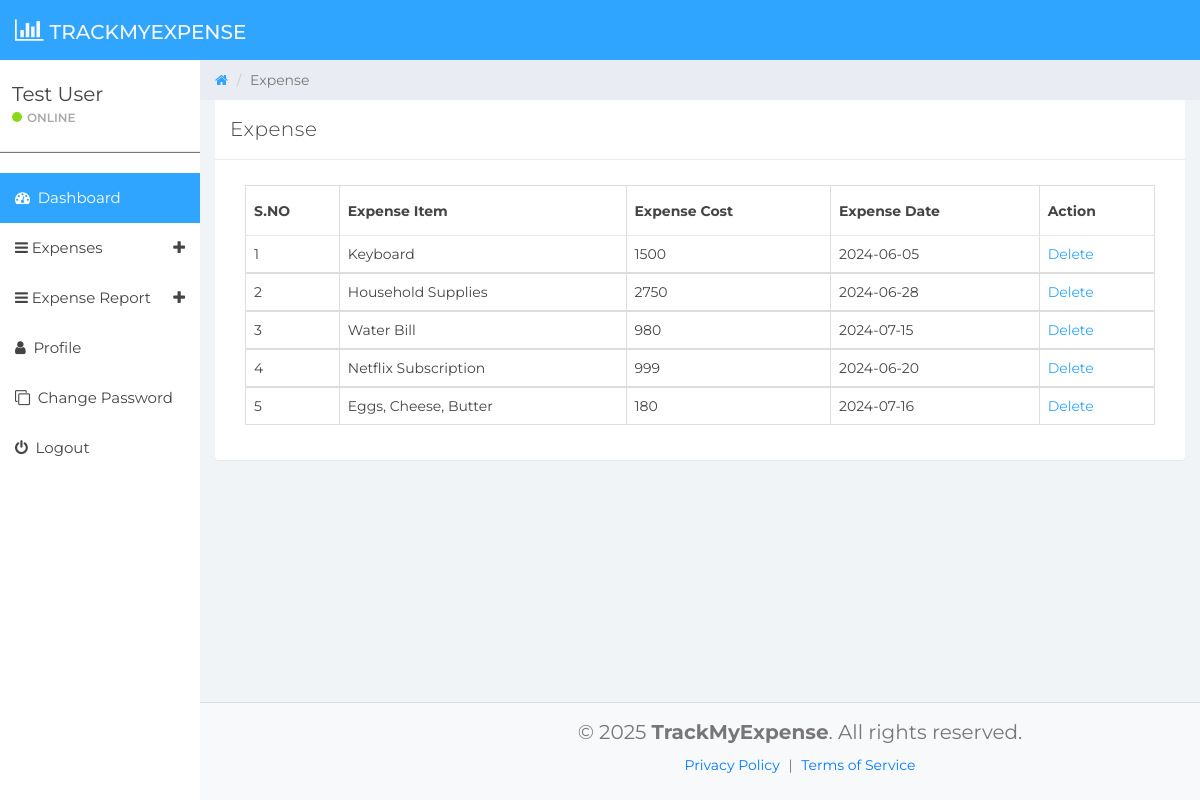
/dets/manage-expense.php (signed in), run on the app's committed database.
### tables this page shows
CREATE TABLE `tbluser` (
  `ID` int(10) NOT NULL,
  `FullName` varchar(150) DEFAULT NULL,
  `Email` varchar(200) DEFAULT NULL,
  `MobileNumber` bigint(10) DEFAULT NULL,
  `Password` varchar(200) DEFAULT NULL,
  `RegDate` timestamp NOT NULL DEFAULT current_timestamp()
);

CREATE TABLE `tblexpense` (
  `ID` int(10) NOT NULL,
  `UserId` int(10) NOT NULL,
  `ExpenseDate` date DEFAULT NULL,
  `ExpenseItem` varchar(200) DEFAULT NULL,
  `ExpenseCost` varchar(200) DEFAULT NULL,
  `NoteDate` timestamp NULL DEFAULT current_timestamp()
);

### dets/manage-expense.php (the view, shortened to what this page needs)
 <?php
if (strlen($_SESSION['detsuid'] == 0)) {
	header('location:logout.php');
} else {
?>
 	<!DOCTYPE html>
 	<html>
 	<head>
 		<link href="css/bootstrap.min.css" rel="stylesheet">
 		<link href="css/font-awesome.min.css" rel="stylesheet">
 		<link href="css/datepicker3.css" rel="stylesheet">
 		<link href="css/styles.css" rel="stylesheet">
 	</head>
 	<body>
 		<?php include_once('includes/header.php'); ?>
 		<?php include_once('includes/sidebar.php'); ?>
 		<div class="col-sm-9 col-sm-offset-3 col-lg-10 col-lg-offset-2 main">
 			<div class="row">
 				<ol class="breadcrumb">
 					<li><a href="#">
 							<em class="fa fa-home"></em>
 						</a></li>
 					<li class="active">Expense</li>
 				</ol>
 			</div>
 			<div class="row">
 				<div class="col-lg-12">
 					<div class="panel panel-default">
 						<div class="panel-heading">Expense</div>
 						<div class="panel-body">
 							<div class="col-md-12">
 								<div class="table-responsive">
 									<table class="table table-bordered mg-b-0">
 										<thead>
 											<tr>
 												<th>S.NO</th>
 												<th>Expense Item</th>
 												<th>Expense Cost</th>
 												<th>Expense Date</th>
 												<th>Action</th>
 											</tr>
 										</thead>
 										<?php
										$userid = $_SESSION['detsuid'];
										$ret = mysqli_query($con, "select * from tblexpense where UserId='$userid'");
										$cnt = 1;
										while ($row = mysqli_fetch_array($ret)) {
										?>
 											<tbody>
 												<tr>
 													<td><?php echo $cnt; ?></td>
 													<td><?php echo $row['ExpenseItem']; ?></td>
 													<td><?php echo $row['ExpenseCost']; ?></td>
 													<td><?php echo $row['ExpenseDate']; ?></td>
 													<td><a href="manage-expense.php?delid=<?php echo $row['ID']; ?>">Delete</a>
 												</tr>
 											<?php
											$cnt = $cnt + 1;
										} ?>
 											</tbody>
 									</table>
 								</div>
 							</div>
 						</div>
 					</div>
 				</div>
 				<?php include_once('includes/footer.php'); ?>
 			</div>
 		</div>
 	</body>
 	</html>
 <?php }  ?>

### dets/includes/header.php (shortened to what this page needs)
<nav class="navbar navbar-custom navbar-fixed-top" role="navigation" style="background: #30a5ff">
    <div class="container-fluid">
        <div class="navbar-header">
            <a class="navbar-brand" href="dashboard.php"><span style="color: #f5f5f5"> <i class="fa fa-bar-chart" style="margin-right: 6px; font-size: 25px;"></i>TrackMyExpense</span></a>
        </div>
    </div>
</nav>

### dets/includes/sidebar.php (shortened to what this page needs)
<?php
include('includes/dbconnection.php');
?>
<div id="sidebar-collapse" class="col-sm-3 col-lg-2 sidebar">
    <div class="profile-sidebar">
        <div class="profile-usertitle">
            <?php
            $uid = $_SESSION['detsuid'];
            $ret = mysqli_query($con, "select FullName from tbluser where ID='$uid'");
            $row = mysqli_fetch_array($ret);
            $name = $row['FullName'];
            ?>
            <div class="profile-usertitle-name"><?php echo $name; ?></div>
            <div class="profile-usertitle-status"><span class="indicator label-success"></span>Online</div>
        </div>
    </div>
    <div class="divider" style="border-bottom: 1px solid #777;"></div>
    <ul class="nav menu">
        <li class="active"><a href="dashboard.php"><em class="fa fa-dashboard">&nbsp;</em> Dashboard</a></li>
        <li class="parent "><a data-toggle="collapse" href="#sub-item-1">
                <em class="fa fa-navicon">&nbsp;</em>Expenses <span data-toggle="collapse" href="#sub-item-1" class="icon pull-right"><em class="fa fa-plus"></em></span>
            </a>
        </li>
        <li class="parent "><a data-toggle="collapse" href="#sub-item-2">
                <em class="fa fa-navicon">&nbsp;</em>Expense Report <span data-toggle="collapse" href="#sub-item-1" class="icon pull-right"><em class="fa fa-plus"></em></span>
            </a>
        </li>
        <li><a href="user-profile.php"><em class="fa fa-user">&nbsp;</em> Profile</a></li>
        <li><a href="change-password.php"><em class="fa fa-clone">&nbsp;</em> Change Password</a></li>
        <li><a href="logout.php"><em class="fa fa-power-off">&nbsp;</em> Logout</a></li>
    </ul>
</div>

### dets/includes/footer.php
<footer style="width: 100%; background-color: #f8f9fa; color: #333; font-size: 14px; padding: 15px 0; border-top: 1px solid #ddd; text-align: center; position: fixed; bottom: 0;">
	<div style="max-width: 1200px; margin: auto;">
		<p style="margin-bottom: 8px; font-size: 20px">© 2025 <strong>TrackMyExpense</strong>. All rights reserved.</p>
		<p>
			<a href="privacy.php" style="color: #007bff; text-decoration: none; margin: 0 5px;">Privacy Policy</a> |
			<a href="privacy.php" style="color: #007bff; text-decoration: none; margin: 0 5px;">Terms of Service</a>
		</p>
	</div>
</footer>

### dets/css/styles.css (style rules this page uses)
body { background: #f1f4f7; padding-top: 60px; font-size: 14px; color: #444444; font-family: "Montserrat", "Helvetica Neue", Helvetica, Arial, sans-serif; }
p { color: #777; }
a, a:hover, a:focus { color: #30a5ff; }
.navbar-custom { height: 60px; }
.navbar-header .navbar-brand { color: #fff; font-size: 20px; text-transform: uppercase; font-weight: 500; height: 60px; padding-top: 18px; }
.navbar-header { color: #30a5ff; }
.divider, .clear { clear: both; }
.label-success { background-color: #8ad919; }
.panel { border: 0; }
.panel-heading { font-size: 20px; font-weight: 300; letter-spacing: 0.025em; height: 60px; line-height: 38px; }
.panel-default .panel-heading { background: #fff; border-bottom: 1px solid #e9ecf2; color: #444444; }
.navbar { border: 0; }
.sidebar { display: block; padding: 0; display: none; box-shadow: none; background: #fff; }
.sidebar ul { margin: 20px 0px; }
@media (min-width: 768px) { .sidebar { display: block; position: fixed; top: 60px; bottom: 0; left: 0; z-index: 1000; display: block; margin: 0; padding: 0; overflow-x: hidden; overflow-y: auto; } }
@media (min-width: 768px) { .navbar-header { width: 100%; } }
.sidebar ul.nav .active a, .sidebar ul.nav li.parent a.active, .sidebar ul.nav .active > a:hover, .sidebar ul.nav li.parent a.active:hover, .sidebar ul.nav .active > a:focus, .sidebar ul.nav li.parent a.active:focus { color: #fff; background-color: #30a5ff; }
.sidebar ul.nav li a { height: 50px; font-size: 15px; line-height: 2em; color: #444444; }
.profile-sidebar { padding: 10px 0; border-bottom: 1px solid #e9ecf2; }
.indicator { width: 10px; height: 10px; display: inline-block; border-radius: 9999px; margin-right: 5px; }
.profile-usertitle { float: left; text-align: left; margin: 10px 0 0 12px; }
.profile-usertitle-name { font-size: 20px; margin-bottom: 0px; }
.profile-usertitle-status { text-transform: uppercase; color: #AAA; font-size: 12px; font-weight: 600; margin-bottom: 15px; }
.breadcrumb { border-radius: 0; padding: 10px 15px 10px 15px; background: #e9ecf2; margin: 0; }
.table { background: #fff; }
.table > thead > tr > th { border-bottom: 1px solid #e6e7e8; vertical-align: middle; height: 50px; }

### data on the page
tbluser: FullName "Test User"
tblexpense: ExpenseItem "Keyboard", ExpenseCost "1500", ExpenseDate "2024-06-05"
tblexpense: ExpenseItem "Household Supplies", ExpenseCost "2750", ExpenseDate "2024-06-28"
tblexpense: ExpenseItem "Water Bill", ExpenseCost "980", ExpenseDate "2024-07-15"
tblexpense: ExpenseItem "Netflix Subscription", ExpenseCost "999", ExpenseDate "2024-06-20"
tblexpense: ExpenseItem "Eggs, Cheese, Butter", ExpenseCost "180", ExpenseDate "2024-07-16"
